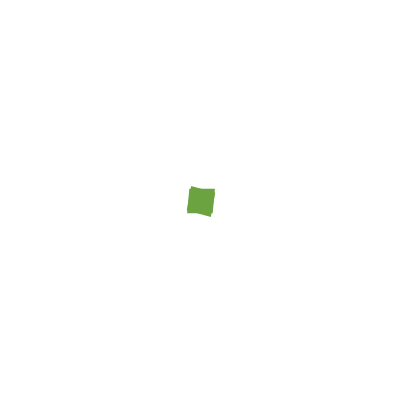
Frame 1 (no input)
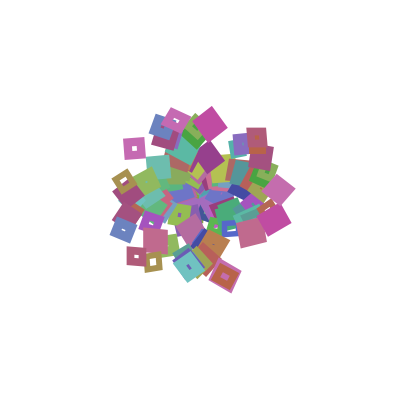
Frame 60 (the mouse pressed at the canvas centre just before this capture)
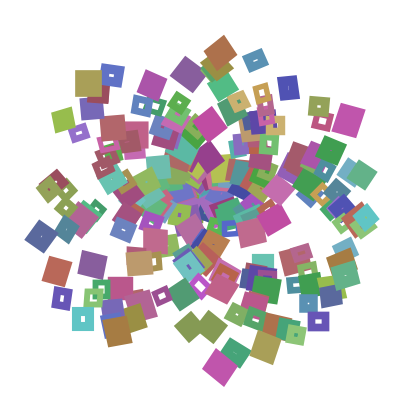
Frame 120 (the mouse held since frame 60 and released just before this capture)

The Processing sketch that drew these frames (run headless with seeded random() and noise(); from frame 60 on, the mouse is pressed at the canvas centre):

// Processing sketch: processing_2024
// ── processing_2024.pde

float lineaX = 0;
float cuadros=2;
float matiz= random(200);
float diametro=10;


void setup(){
size(400,400);
smooth();
colorMode(HSB,255);
background(255);
}

void draw(){
//se borra el fgrame con el color

translate(width/2,height/2);
rectMode(CENTER);

noFill();
stroke(random(255),100+random(55),150 +random(55));
  strokeWeight(5+random(10));
  
//SCANER
lineaX +=1;

lineaX=lineaX % width;

//dibujo
for(int i=0;i< cuadros; i++){
  
  rotate(TWO_PI/cuadros+random(10));
rect(lineaX,lineaX,diametro+random(5),diametro+random(3));
}



}
